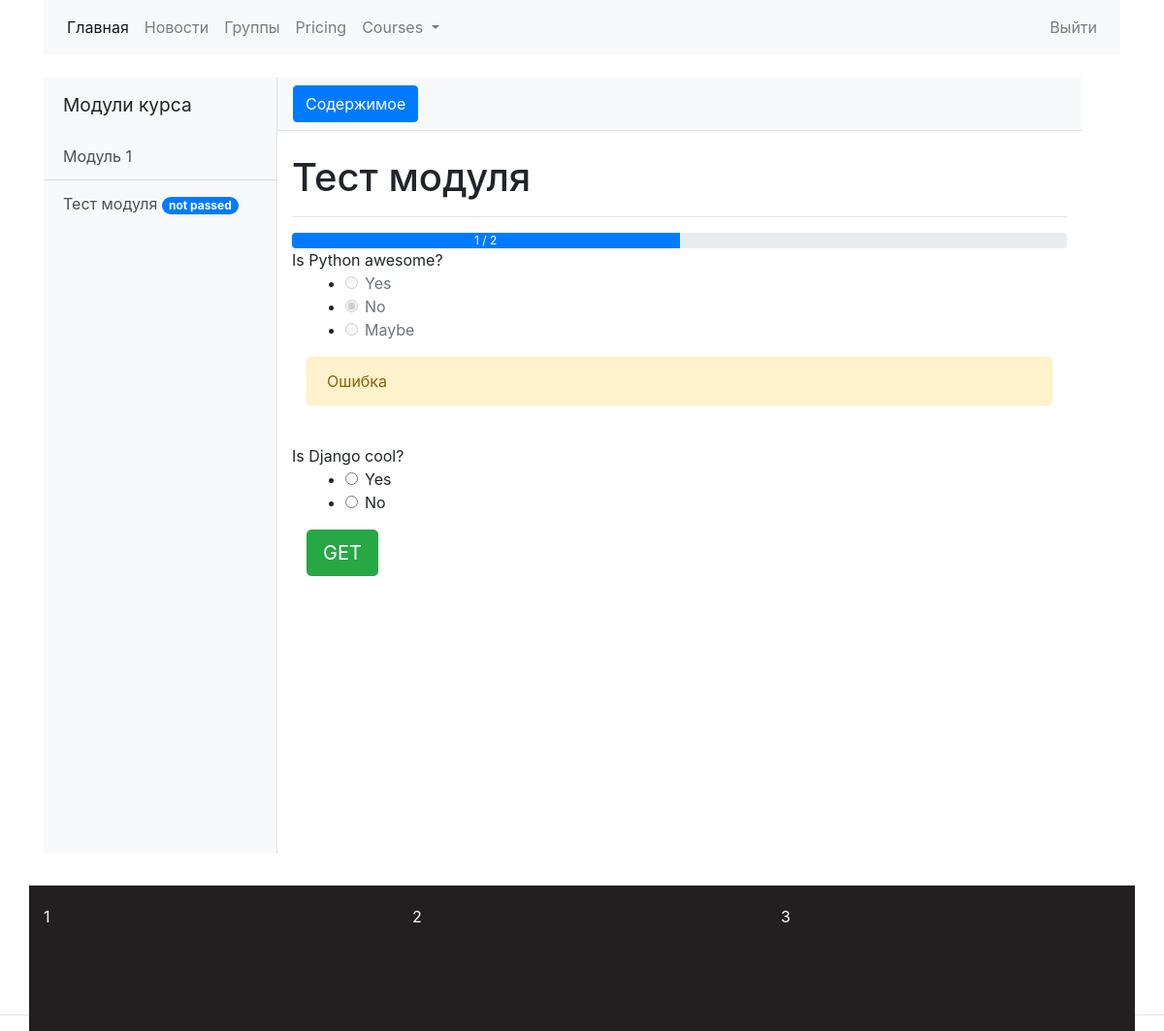
Page /courses/test/1 (signed in) on the committed database.
### courses/models.py (models this page shows, shortened)
class CourseAbstractModel(models.Model):
    title = models.CharField(max_length=200, blank=False)
    slug = models.SlugField(max_length=200, unique=True)
    owner = models.ForeignKey(settings.AUTH_USER_MODEL, on_delete=models.CASCADE)
    create_date = models.DateTimeField(auto_now_add=True)
    update_date = models.DateTimeField(auto_now=True)
    class Meta:
        abstract = True
    def __str__(self):
        return self.title

class Module(CourseAbstractModel):
    course = models.ForeignKey(Course, on_delete=models.CASCADE)
    description = RichTextField(blank=True, null=True)
    content = RichTextUploadingField(blank=True, null=True)

class ModuleTest(CourseAbstractModel):
    module = models.OneToOneField(Module, on_delete=models.CASCADE)

class Question(models.Model):
    module_test = models.ForeignKey(ModuleTest, on_delete=models.CASCADE)
    question = models.CharField(max_length=256, null=False, blank=False)

class Answer(models.Model):
    question = models.ForeignKey(Question, on_delete=models.CASCADE)
    answer = models.CharField(max_length=256, blank=False, null=False)
    is_correct = models.BooleanField(default=False)

class StudentAnswer(models.Model):
    user = models.ForeignKey(UserModel, on_delete=models.CASCADE)
    question = models.ForeignKey(Question, on_delete=models.CASCADE)
    answer = models.ForeignKey(Answer, on_delete=models.CASCADE)
    class Meta:
        unique_together = ["user", "question"]

### courses/views.py (the view, shortened to what this page needs)
# urls.py: path('test/<int:pk>', views.ModuleTestDetailView.as_view(), name='module_test')
class ModuleTestDetailView(LoginRequiredMixin, DetailView):
    model = models.ModuleTest
    template_name = 'courses/module/module_test_detail.html'
    context_object_name = 'test'
    def get_context_data(self, *args, **kwargs):
        context = super(ModuleTestDetailView, self).get_context_data(*args, **kwargs)
        question_set = context[self.context_object_name].question_set.all()
        answer_count = models.StudentAnswer.objects.filter(user=self.request.user, question__in=question_set).count()
        context["answers_count"] = answer_count
        context["questions_count"] = question_set.count()
        context["progress"] = int((answer_count / question_set.count()) * 100)
        try:
            module_status = models.StudentModuleTestStatus.objects.get(user=self.request.user,
                                                                       module_test=self.get_object())
        except models.StudentModuleTestStatus.DoesNotExist:
            module_status = models.StudentModuleTestStatus.objects.create(user=self.request.user,
                                                                   module_test=self.get_object())
        context["module_test_status"] = module_status
        return context
    def get(self, request, *args, **kwargs):
        return super().get(request, *args, **kwargs)

### courses/templatetags/user_filter.py (called while the page is built)
@register.filter(name="filter_for_user")
def filter_for_user(model, user):
    object = model.filter(user=user)
    if object.count() > 0:
        return object
    else:
        return None

### courses/templates/courses/module/module_test_detail.html (shortened to what this page needs)
{% extends 'index/base.html'%}
{% load static %}
{% load user_filter %}
{% block body %}
{% with course=test.module.course %}
<div class="d-flex" id="wrapper">
    {% include 'courses/module_sidebar.html' %}
    <div id="page-content-wrapper">
        <nav class="navbar navbar-expand-lg navbar-light bg-light border-bottom">
            <button class="btn btn-primary" id="menu-toggle">Содержимое</button>
        </nav>
        <div class="container-fluid">
            <h1 class="mt-4">
                {{ test.title }}</h1>
            <hr>
            <div class="progress">
                <div class="progress-bar" role="progressbar" style="width: {{ progress }}%" aria-valuenow="{{ progress }}" aria-valuemin="0" aria-valuemax="100">
                    <div class="line">
                        <div id="answers_count">{{ answers_count }}</div>&nbsp;/&nbsp;
                        <div id="questions_count">{{ questions_count }}</div>
                    </div>
                </div>
            </div>
            {% for question in test.question_set.all %}
            {% with student_answer_set=question.studentanswer_set.all|filter_for_user:user %}
            {% with student_answer=student_answer_set.get %}
            {{ question.question }}
            <form action="" method="post">
                <div class="container">
                    <ul id="test-id">
                        {% for answer in question.answer_set.all %}
                        <li class="t1">
                            <div class="form-check">
                                <input class="form-check-input" type="radio" name="answer_radio" id="answer_radio"
                                       value="{{ answer.id }}"
                                       {% if answer == student_answer.answer %} checked {% endif %}
                                       {% if student_answer %} disabled {% endif %}>
                                <label class="form-check-label" for="answer_radio">{{ answer.answer }}</label>
                            </div>
                        </li>
                        {% endfor %}
                    </ul>
                    {% if not student_answer %}
                    <button type="button" class="btn btn-success btn-lg answer">GET</button>
                    {% endif %}
                    {% if student_answer %}
                    {% if student_answer.answer.is_correct %}
                    <div class="alert alert-success" role="alert">Правильный ответ</div>
                    {% else %}
                    <div class="alert alert-warning" role="alert">Ошибка</div>
                    {% endif %}
                    {% endif %}
                </div>
            </form>
            <br>
            {% endwith %}
            {% endwith %}
            {% endfor %}
        </div>
    </div>
    {% endwith %}
    <form action="" method="post">
    </form>
    {% endblock %}

### courses/templates/courses/module_sidebar.html
    {% if course.module_set %}
    <div class="bg-light border-right" id="sidebar-wrapper">
      <div class="sidebar-heading">Модули курса </div>
      <div class="list-group list-group-flush">
              {% for class_module in course.module_set.all %}
                  <a href="{% url 'courses:module_detail' class_module.id %}" class="list-group-item list-group-item-action bg-light
                      {% if class_module == module %}disabled{% endif %}">
                      {{ class_module }}
                  </a>
              {% if class_module.moduletest %}
                  <a href="{% url 'courses:module_test' class_module.moduletest.id %}" class="list-group-item list-group-item-action bg-light">{{ class_module.moduletest.title }}
                  <span class="badge badge-primary badge-pill">not passed</span>
                  </a>
              {% endif %}
              {% endfor %}
      </div>
    </div>
    {% endif %}

### static/css/simple-sidebar.css (style rules this page uses)
#wrapper { overflow-x: hidden; }
#sidebar-wrapper { min-height: 100vh; margin-left: -15rem; -webkit-transition: margin .25s ease-out; -moz-transition: margin .25s ease-out; -o-transition: margin .25s ease-out; transition: margin .25s ease-out; }
#sidebar-wrapper .sidebar-heading { padding: 0.875rem 1.25rem; font-size: 1.2rem; }
#sidebar-wrapper .list-group { width: 15rem; }
#page-content-wrapper { min-width: 100vw; }
@media (min-width: 768px) { #sidebar-wrapper { margin-left: 0; } }
@media (min-width: 768px) { #page-content-wrapper { min-width: 0; width: 100%; } }

### static/css/footer.css (style rules this page uses)
html, body { height:100%; }

### courses/templates/courses/module/module_test_detail.html (style rules this page uses)
.line { display: flex; flex-direction: row; text-align: center; margin: auto; }

### rows in the picture
Module: title "Модуль 1", moduletest "Тест модуля"
ModuleTest: title "Тест модуля"
Question: question "Is Python awesome?", shows "Ошибка"
Answer: answer_radio "☐ Yes", answer "Yes"
Answer: answer_radio "☑", answer "No"
Answer: answer "Maybe"
Question: question "Is Django cool?", shows "GET"
Answer: answer "Yes"
Answer: answer "No"

### other values in the picture
{{ answers_count }} "1"
{{ questions_count }} "2"
